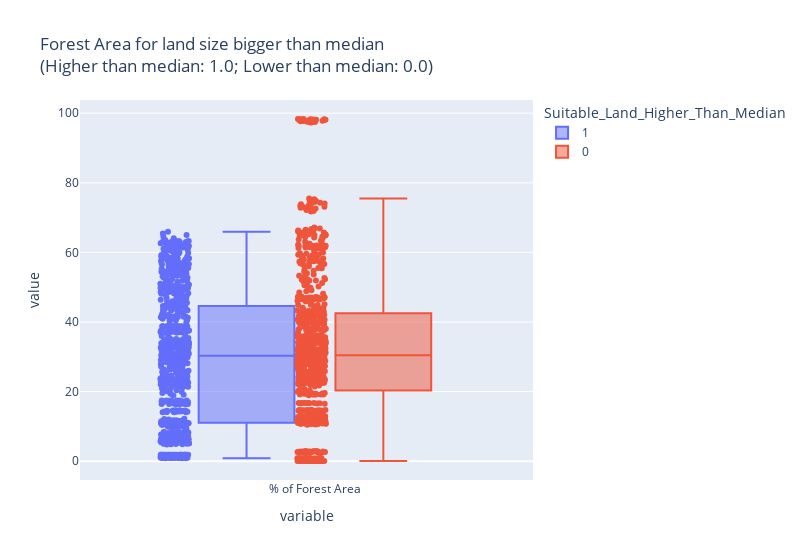

The notebook cell this image was saved under:
### Code cell
fig_box = px.box(last_df,                                           # Specify data frame
                 y=['% of Forest Area'],                       # Select posrecip and negrecip variables
                 points="all",                                     # Include all observations as data points
                 color = 'Suitable_Land_Higher_Than_Median',                                # Color (and group by) column "Cluster"
                 labels = {"Cluster": "Altruism"},                 # Rename "Cluster" as "Altruism" in our legend
                 title = """Forest Area for land size bigger than median
                 <br>(Higher than median: 1.0; Lower than median: 0.0)""")       # Always add a title!
fig_box.update_layout(autosize=False, width = 800)                # Specify width (by default, full notebook cell)
fig_box

### Figure 1 — Plotly figure (JSON) as saved in the notebook; plotly's stock layout.template omitted (floating-point values rounded to 4 significant figures; data arrays with more than 128 entries replaced by an {"elided": "..."} marker saying what was removed)
{"data": [{"alignmentgroup": "True", "boxpoints": "all", "hovertemplate": "Suitable_Land_Higher_Than_Median=1<br>variable=%{x}<br>value=%{y}<extra></extra>", "legendgroup": "1", "marker": {"color": "#636efa"}, "name": "1", "notched": false, "offsetgroup": "1", "orientation": "v", "showlegend": true, "type": "box", "x": {"elided": "858 str values"}, "x0": " ", "xaxis": "x", "y": {"elided": "858 float values"}, "y0": " ", "yaxis": "y"}, {"alignmentgroup": "True", "boxpoints": "all", "hovertemplate": "Suitable_Land_Higher_Than_Median=0<br>variable=%{x}<br>value=%{y}<extra></extra>", "legendgroup": "0", "marker": {"color": "#EF553B"}, "name": "0", "notched": false, "offsetgroup": "0", "orientation": "v", "showlegend": true, "type": "box", "x": {"elided": "858 str values"}, "x0": " ", "xaxis": "x", "y": {"elided": "858 float values"}, "y0": " ", "yaxis": "y"}], "layout": {"autosize": false, "boxmode": "group", "legend": {"title": {"text": "Suitable_Land_Higher_Than_Median"}, "tracegroupgap": 0}, "title": {"text": "Forest Area for land size bigger than median\n                 <br>(Higher than median: 1.0; Lower than median: 0.0)"}, "width": 800, "xaxis": {"anchor": "y", "domain": [0, 1], "title": {"text": "variable"}}, "yaxis": {"anchor": "x", "domain": [0, 1], "title": {"text": "value"}}}}
